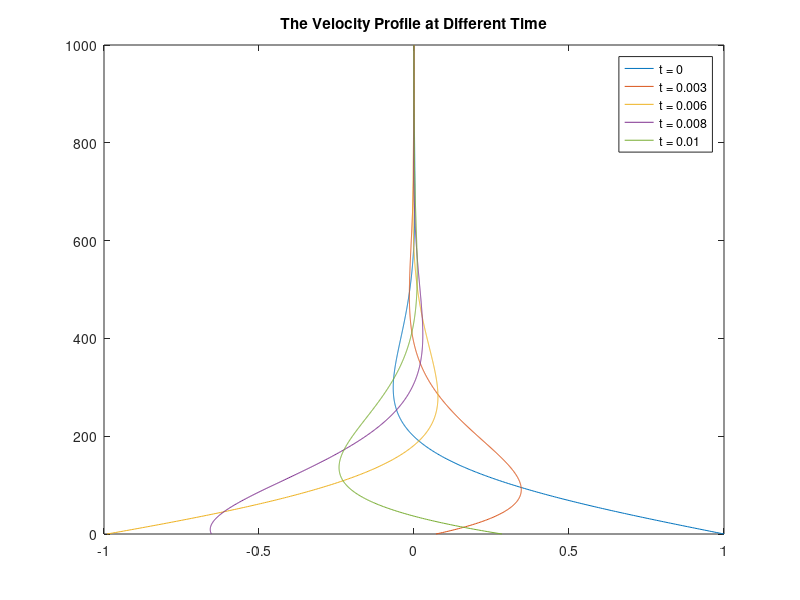

This chart was generated by the following MATLAB code:
uy = @(y, t) ( real(exp( -sqrt(1i/500/16.1).*y + 500i*t )) ); % the velocity function u(y, t)
y = linspace(0, 1000, 1000); % create a series of height
ks = [0, 0.003, 0.006, 0.008, 0.01]; 
for k = ks
    u = uy(y, k); % calculate an array of velocity
    plot(u, y); % plot the velocity with respect to height
    hold on
end
title('The Velocity Profile at Different Time')
legend('t = 0','t = 0.003','t = 0.006','t = 0.008','t = 0.01')